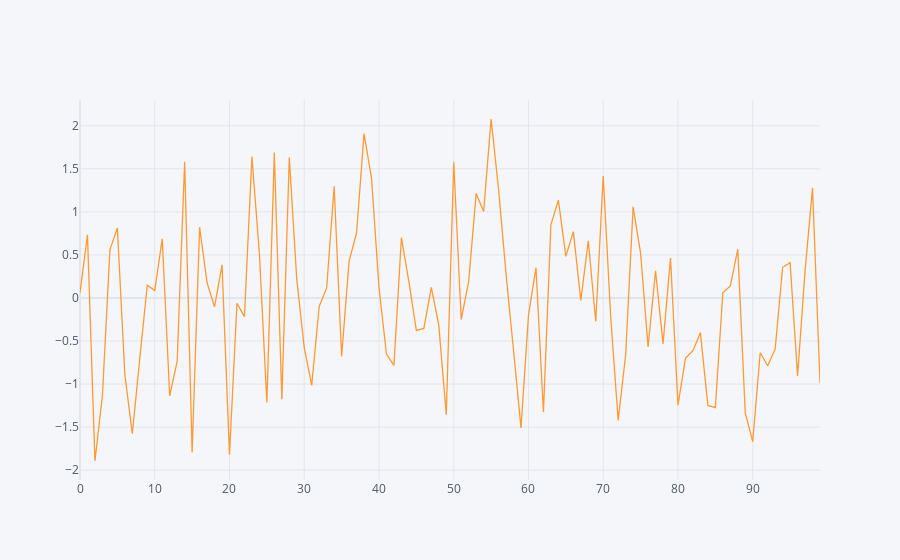

The code cell stored with this chart in its notebook:
### Code cell
df[["A"]].iplot()

### Figure 1 — Plotly figure (JSON) as saved in the notebook; plotly's stock layout.template omitted (floating-point values rounded to 4 significant figures)
{"data": [{"line": {"color": "rgba(255, 153, 51, 1.0)", "dash": "solid", "shape": "linear", "width": 1.3}, "mode": "lines", "name": "A", "text": "", "type": "scatter", "x": [0, 1, 2, 3, 4, 5, 6, 7, 8, 9, 10, 11, 12, 13, 14, 15, 16, 17, 18, 19, 20, 21, 22, 23, 24, 25, 26, 27, 28, 29, 30, 31, 32, 33, 34, 35, 36, 37, 38, 39, 40, 41, 42, 43, 44, 45, 46, 47, 48, 49, 50, 51, 52, 53, 54, 55, 56, 57, 58, 59, 60, 61, 62, 63, 64, 65, 66, 67, 68, 69, 70, 71, 72, 73, 74, 75, 76, 77, 78, 79, 80, 81, 82, 83, 84, 85, 86, 87, 88, 89, 90, 91, 92, 93, 94, 95, 96, 97, 98, 99], "y": [0.06095, 0.7347, -1.893, -1.135, 0.5596, 0.8144, -0.891, -1.577, -0.7013, 0.1483, 0.08715, 0.6875, -1.136, -0.7352, 1.583, -1.794, 0.8222, 0.1769, -0.1035, 0.3852, -1.819, -0.06104, -0.2172, 1.643, 0.5161, -1.214, 1.689, -1.176, 1.63, 0.2157, -0.5775, -1.015, -0.09766, 0.1168, 1.298, -0.6794, 0.4294, 0.7552, 1.909, 1.393, 0.12, -0.6511, -0.7835, 0.7001, 0.1901, -0.3757, -0.3531, 0.1241, -0.3149, -1.355, 1.576, -0.2509, 0.1935, 1.215, 1.004, 2.079, 1.262, 0.2754, -0.6105, -1.509, -0.2027, 0.3525, -1.327, 0.8524, 1.136, 0.4834, 0.7705, -0.02776, 0.6641, -0.2738, 1.417, -0.2245, -1.422, -0.6591, 1.058, 0.5179, -0.5684, 0.315, -0.5329, 0.4652, -1.245, -0.7015, -0.6115, -0.4026, -1.247, -1.275, 0.05978, 0.139, 0.5666, -1.335, -1.669, -0.6357, -0.7873, -0.5945, 0.3564, 0.4111, -0.9048, 0.312, 1.278, -0.9853]}], "layout": {"legend": {"bgcolor": "#F5F6F9", "font": {"color": "#4D5663"}}, "paper_bgcolor": "#F5F6F9", "plot_bgcolor": "#F5F6F9", "title": {"font": {"color": "#4D5663"}}, "xaxis": {"gridcolor": "#E1E5ED", "showgrid": true, "tickfont": {"color": "#4D5663"}, "title": {"font": {"color": "#4D5663"}, "text": ""}, "zerolinecolor": "#E1E5ED"}, "yaxis": {"gridcolor": "#E1E5ED", "showgrid": true, "tickfont": {"color": "#4D5663"}, "title": {"font": {"color": "#4D5663"}, "text": ""}, "zerolinecolor": "#E1E5ED"}}}
